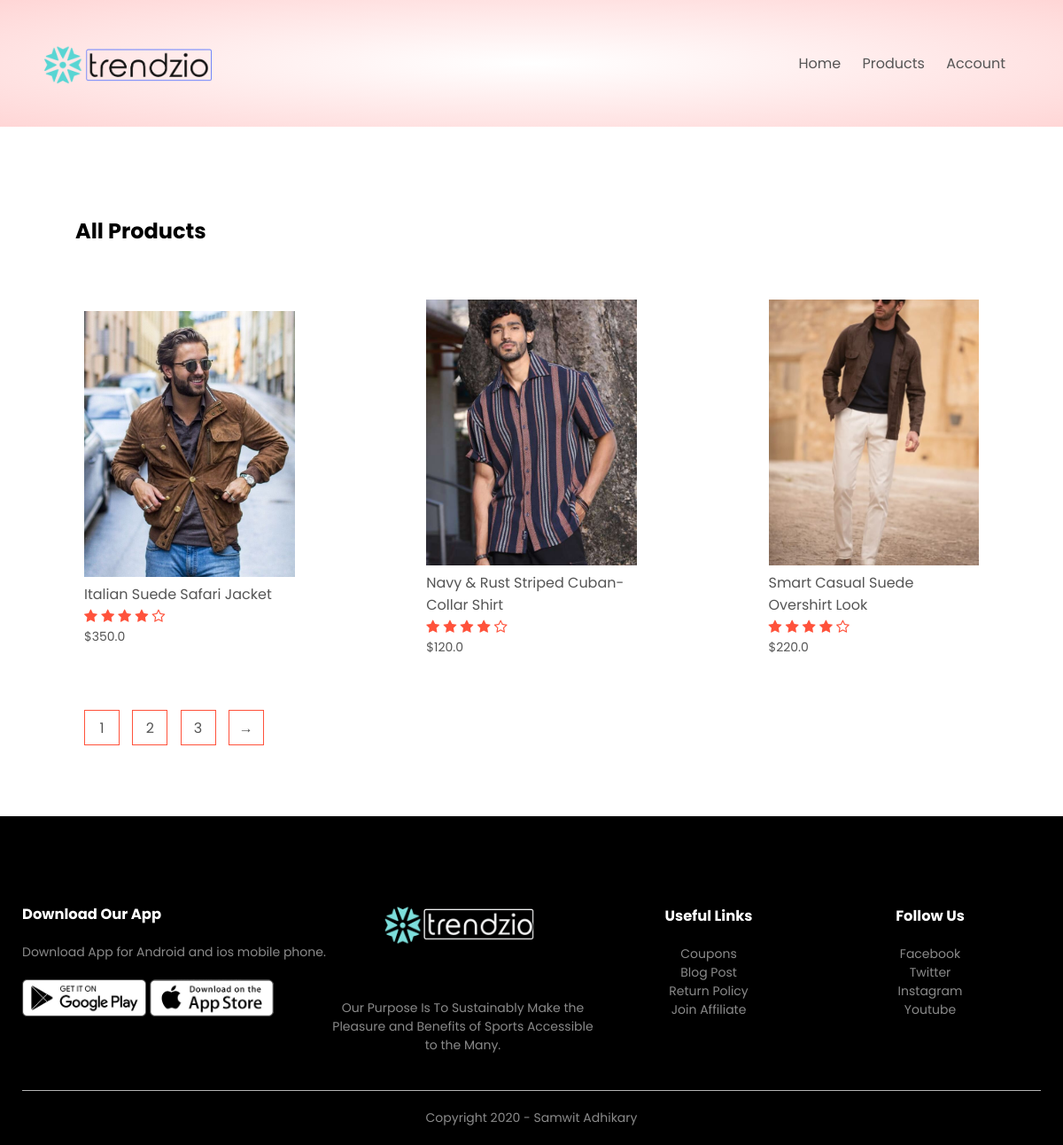
The app's page /product_list with its own data.
### products/models.py (models this page shows, shortened)
class Product(models.Model):
    LIVE=1
    DELETE=0
    DELETE_CHOICES=((LIVE,'live'), (DELETE,'delete'))
    title=models.CharField(max_length=200)
    price=models.FloatField()
    description=models.TextField()
    image=models.ImageField(upload_to='media/')
    priority=models.IntegerField(default=0)
    delete_status=models.IntegerField(choices=DELETE_CHOICES,default=LIVE)
    created_at=models.DateTimeField(auto_now_add=True)
    updated_at=models.DateTimeField(auto_now=True)

### products/views.py (the view)
# urls.py: path('product_list',views.list_products,name='list_product'),
def list_products(request):
    page=1
    if request.GET:
        page=request.GET.get('page',1)
    product_list=Product.objects.order_by('priority')
    product_paginator=Paginator(product_list,3)
    product_list=product_paginator.get_page(page)
    context={'products': product_list}
    return render(request,'products.html',context)

### products/templatetags/chunks.py (called while the page is built)
@register.filter(name='chunks')
def chunks(list_data,chunk_size):
    chunk=[]
    i=0
    for data in list_data:
        chunk.append(data)
        i=i+1
        if i==chunk_size:
            yield chunk
            i=0
            chunk=[]
    if chunk:
        yield chunk

### templates/products.html
{% extends 'blank_layout.html' %}
    {% block content %}
    {% include 'products_list.html' %}
    {% endblock content %}

### templates/products_list.html (shortened to what this page needs)
{% load static %}
{% load chunks %}
<div class="small-container">
    <div class="row row-2">
        <h2>All Products</h2>
    </div>
    {% for product_chunk in products|chunks:4 %}
    <div class="row">
        {% for product in product_chunk %}
        <div class="col-4">
            <a href="{% url 'detail_product' product.id %}">
                <img src="{{ product.image.url }}" alt="{{ product.title }}">
            </a>
            <h4>{{ product.title }}</h4>
                            <div class="rating">
                    <i class="fa fa-star"></i>
                    <i class="fa fa-star"></i>
                    <i class="fa fa-star"></i>
                    <i class="fa fa-star"></i>
                    <i class="fa fa-star-o"></i>
                </div>
            <p>${{ product.price }}</p>
        </div>
        {% endfor %}
    </div>
    {% endfor %}
<div class="page-btn">
    {% for i in products.paginator.page_range %}
    <a href="?page={{ i }}"><span>{{ i }}</span></a>
    {% endfor %}
    {% if products.has_next %}
        <a href="?page={{ products.next_page_number }}"><span> &#8594; </span></a>
    {% endif %}
</div>
</div>

### static/css/style.css (style rules this page uses)
* { margin: 0; padding: 0; box-sizing: border-box; }
body { font-family: 'Poppins', sans-serif; }
a { text-decoration: none; color: #555; }
p { color: #555; }
.row { display: flex; align-items: center; flex-wrap: wrap; justify-content: space-around; }
.small-container { max-width: 1080px; margin: auto; padding-left: 25px; padding-right: 25px; }
.col-4 { flex-basis: 25%; padding: 10px; min-width: 200px; margin-bottom: 50px; transition: transform 0.5s; }
.col-4 img { width: 100%; }
h4 { color: #555; font-weight: normal; }
.col-4 p { font-size: 14px; }
.rating .fa { color: #ff523b; }
.row-2 { justify-content: space-between; margin: 100px auto 50px; }
.page-btn { margin: 0 auto 80px; }
.page-btn span { display: inline-block; border: 1px solid #ff523b; margin-left: 10px; width: 40px; height: 40px; text-align: center; line-height: 40px; cursor: pointer; }

### templates/products_list.html (style rules this page uses)
.col-4 { flex-basis: 25%; padding: 10px; min-width: 200px; box-sizing: border-box; }
.row { display: flex; flex-wrap: wrap; justify-content: space-between; }
.col-4 img { width: 100%; height: 300px; object-fit: cover; }

### records on screen
Product: image (picture), title "Italian Suede Safari Jacket", price "350.0"
Product: image (picture), title "Navy & Rust Striped Cuban-Collar Shirt", price "120.0"
Product: image (picture), title "Smart Casual Suede Overshirt Look", price "220.0"

### other values on screen
{{ i }} "1" "2" "3"
